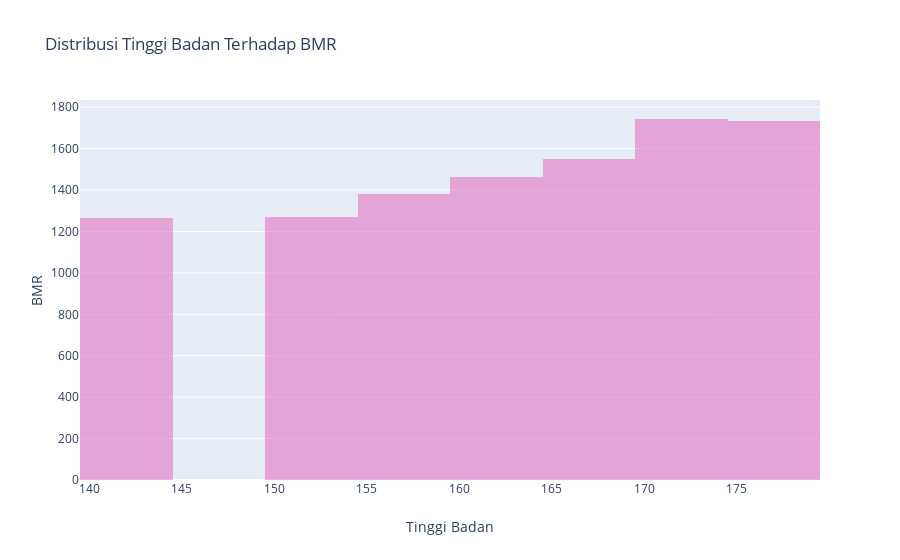

Source (notebook cell):
### Code cell
data = go.Histogram(
    x = df['tinggi'],
    y = df['bmr'],
    histfunc = "avg",
    name = 'Tinggi Badan',
    marker = dict(color = '#e377c2', opacity=0.6),
)
layout = go.Layout(title='Distribusi Tinggi Badan Terhadap BMR',
                  xaxis=dict(title='Tinggi Badan'),
                   yaxis=dict(title='BMR'),
                  )
fig = go.Figure(data=data, layout=layout)
iplot(fig, filename='tinggi-bmr')

### Figure 1 — Plotly figure (JSON) as saved in the notebook; plotly's stock layout.template omitted (floating-point values rounded to 4 significant figures)
{"data": [{"histfunc": "avg", "marker": {"color": "#e377c2", "opacity": 0.6}, "name": "Tinggi Badan", "type": "histogram", "x": [173, 164, 170, 171, 165, 167, 156, 152, 178, 164, 157, 160, 171, 168, 178, 156, 155, 178, 173, 158, 165, 165, 158, 163, 153, 170, 165, 169, 144, 170, 168, 170, 162, 165], "y": [1776.0, 1392.0, 1668.0, 1896.0, 1403.0, 1395.0, 1345.0, 1301.0, 1996.0, 1762.0, 1688.0, 1531.0, 1636.0, 1739.0, 1550.0, 1256.0, 1212.0, 1656.0, 2281.0, 1302.0, 1519.0, 1346.0, 1493.0, 1340.0, 1237.0, 1477.0, 1796.0, 1402.0, 1263.0, 1542.0, 1489.0, 1668.0, 1280.0, 1849.0]}], "layout": {"title": {"text": "Distribusi Tinggi Badan Terhadap BMR"}, "xaxis": {"title": {"text": "Tinggi Badan"}}, "yaxis": {"title": {"text": "BMR"}}}}
